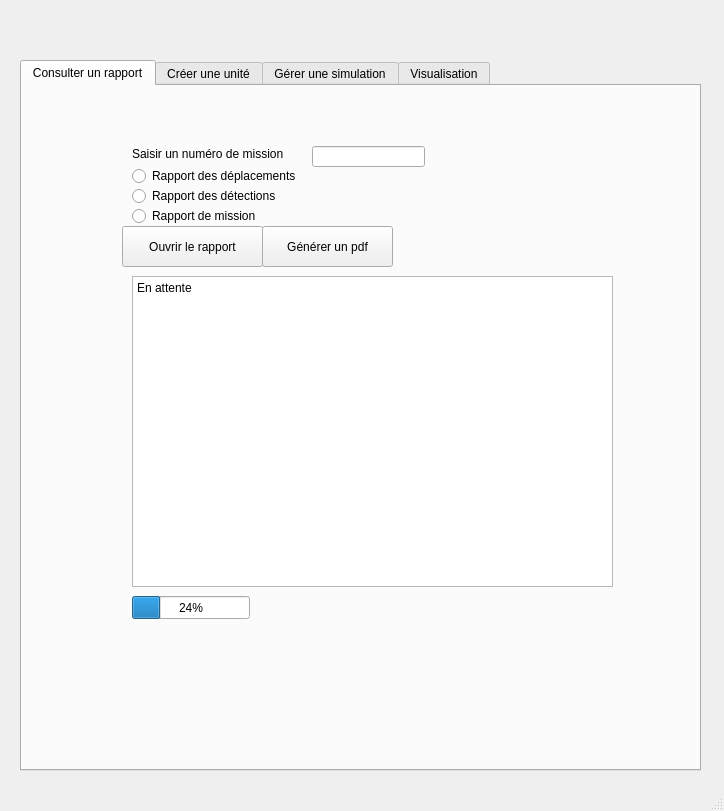
<?xml version="1.0" encoding="UTF-8"?>
<ui version="4.0">
 <class>Serveur</class>
 <widget class="QMainWindow" name="Serveur">
  <property name="windowModality">
   <enum>Qt::NonModal</enum>
  </property>
  <property name="geometry">
   <rect>
    <x>0</x>
    <y>0</y>
    <width>724</width>
    <height>811</height>
   </rect>
  </property>
  <property name="windowTitle">
   <string>Serveur</string>
  </property>
  <property name="documentMode">
   <bool>false</bool>
  </property>
  <property name="tabShape">
   <enum>QTabWidget::Triangular</enum>
  </property>
  <widget class="QWidget" name="centralwidget">
   <widget class="QTabWidget" name="tabWidget">
    <property name="geometry">
     <rect>
      <x>20</x>
      <y>60</y>
      <width>681</width>
      <height>711</height>
     </rect>
    </property>
    <property name="currentIndex">
     <number>0</number>
    </property>
    <widget class="QWidget" name="tab1">
     <attribute name="title">
      <string>Consulter un rapport</string>
     </attribute>
     <widget class="QLineEdit" name="lineEdit">
      <property name="geometry">
       <rect>
        <x>290</x>
        <y>60</y>
        <width>113</width>
        <height>21</height>
       </rect>
      </property>
     </widget>
     <widget class="QLabel" name="label">
      <property name="geometry">
       <rect>
        <x>110</x>
        <y>60</y>
        <width>181</width>
        <height>16</height>
       </rect>
      </property>
      <property name="text">
       <string>Saisir un numéro de mission</string>
      </property>
     </widget>
     <widget class="QPushButton" name="pushButton_4">
      <property name="geometry">
       <rect>
        <x>100</x>
        <y>140</y>
        <width>141</width>
        <height>41</height>
       </rect>
      </property>
      <property name="text">
       <string>Ouvrir le rapport</string>
      </property>
     </widget>
     <widget class="QRadioButton" name="radioButton">
      <property name="geometry">
       <rect>
        <x>110</x>
        <y>80</y>
        <width>211</width>
        <height>20</height>
       </rect>
      </property>
      <property name="text">
       <string>Rapport des déplacements</string>
      </property>
     </widget>
     <widget class="QRadioButton" name="radioButton_2">
      <property name="geometry">
       <rect>
        <x>110</x>
        <y>100</y>
        <width>201</width>
        <height>20</height>
       </rect>
      </property>
      <property name="text">
       <string>Rapport des détections</string>
      </property>
     </widget>
     <widget class="QRadioButton" name="radioButton_3">
      <property name="geometry">
       <rect>
        <x>110</x>
        <y>120</y>
        <width>151</width>
        <height>20</height>
       </rect>
      </property>
      <property name="text">
       <string>Rapport de mission</string>
      </property>
     </widget>
     <widget class="QPlainTextEdit" name="plainTextEdit">
      <property name="geometry">
       <rect>
        <x>110</x>
        <y>190</y>
        <width>481</width>
        <height>311</height>
       </rect>
      </property>
      <property name="plainText">
       <string>En attente</string>
      </property>
     </widget>
     <widget class="QPushButton" name="pushButton">
      <property name="geometry">
       <rect>
        <x>240</x>
        <y>140</y>
        <width>131</width>
        <height>41</height>
       </rect>
      </property>
      <property name="text">
       <string>Générer un pdf</string>
      </property>
     </widget>
     <widget class="QProgressBar" name="progressBar">
      <property name="geometry">
       <rect>
        <x>110</x>
        <y>510</y>
        <width>118</width>
        <height>23</height>
       </rect>
      </property>
      <property name="value">
       <number>24</number>
      </property>
     </widget>
    </widget>
    <widget class="QWidget" name="tab_2">
     <attribute name="title">
      <string>Créer une unité</string>
     </attribute>
     <widget class="QPushButton" name="pushButton_2">
      <property name="geometry">
       <rect>
        <x>200</x>
        <y>70</y>
        <width>113</width>
        <height>32</height>
       </rect>
      </property>
      <property name="text">
       <string>Saisir drône</string>
      </property>
     </widget>
     <widget class="QPushButton" name="pushButton_5">
      <property name="geometry">
       <rect>
        <x>200</x>
        <y>100</y>
        <width>113</width>
        <height>32</height>
       </rect>
      </property>
      <property name="text">
       <string>Saisir navire</string>
      </property>
     </widget>
     <widget class="QPushButton" name="pushButton_6">
      <property name="geometry">
       <rect>
        <x>260</x>
        <y>420</y>
        <width>111</width>
        <height>31</height>
       </rect>
      </property>
      <property name="text">
       <string>Créer l'unité</string>
      </property>
     </widget>
     <widget class="QListView" name="listView">
      <property name="geometry">
       <rect>
        <x>320</x>
        <y>60</y>
        <width>241</width>
        <height>221</height>
       </rect>
      </property>
     </widget>
     <widget class="QLabel" name="label_2">
      <property name="geometry">
       <rect>
        <x>320</x>
        <y>310</y>
        <width>141</width>
        <height>16</height>
       </rect>
      </property>
      <property name="text">
       <string>Nombres disponibles:</string>
      </property>
     </widget>
     <widget class="QSpinBox" name="spinBox">
      <property name="geometry">
       <rect>
        <x>410</x>
        <y>350</y>
        <width>42</width>
        <height>22</height>
       </rect>
      </property>
     </widget>
     <widget class="QSpinBox" name="spinBox_2">
      <property name="geometry">
       <rect>
        <x>410</x>
        <y>380</y>
        <width>42</width>
        <height>22</height>
       </rect>
      </property>
     </widget>
     <widget class="QLabel" name="label_3">
      <property name="geometry">
       <rect>
        <x>190</x>
        <y>350</y>
        <width>201</width>
        <height>20</height>
       </rect>
      </property>
      <property name="text">
       <string>Sélectionner nb drônes souhaités</string>
      </property>
     </widget>
     <widget class="QLabel" name="label_4">
      <property name="geometry">
       <rect>
        <x>190</x>
        <y>380</y>
        <width>221</width>
        <height>16</height>
       </rect>
      </property>
      <property name="text">
       <string>Sélectionner nb navires souhaités</string>
      </property>
     </widget>
     <widget class="QSlider" name="verticalSlider">
      <property name="geometry">
       <rect>
        <x>570</x>
        <y>70</y>
        <width>22</width>
        <height>221</height>
       </rect>
      </property>
      <property name="orientation">
       <enum>Qt::Vertical</enum>
      </property>
     </widget>
     <widget class="QLineEdit" name="lineEdit_2">
      <property name="geometry">
       <rect>
        <x>460</x>
        <y>310</y>
        <width>101</width>
        <height>21</height>
       </rect>
      </property>
     </widget>
     <widget class="QProgressBar" name="progressBar_2">
      <property name="geometry">
       <rect>
        <x>320</x>
        <y>290</y>
        <width>131</width>
        <height>16</height>
       </rect>
      </property>
      <property name="value">
       <number>24</number>
      </property>
     </widget>
     <widget class="QPushButton" name="pushButton_3">
      <property name="geometry">
       <rect>
        <x>370</x>
        <y>420</y>
        <width>113</width>
        <height>32</height>
       </rect>
      </property>
      <property name="text">
       <string>Réinitialisé</string>
      </property>
     </widget>
     <widget class="QPushButton" name="pushButton_10">
      <property name="geometry">
       <rect>
        <x>260</x>
        <y>460</y>
        <width>221</width>
        <height>31</height>
       </rect>
      </property>
      <property name="text">
       <string>Créer une simulation</string>
      </property>
     </widget>
    </widget>
    <widget class="QWidget" name="tab">
     <attribute name="title">
      <string>Gérer une simulation</string>
     </attribute>
     <widget class="QTabWidget" name="tabWidget_2">
      <property name="geometry">
       <rect>
        <x>40</x>
        <y>70</y>
        <width>591</width>
        <height>461</height>
       </rect>
      </property>
      <property name="currentIndex">
       <number>0</number>
      </property>
      <widget class="QWidget" name="tab_3">
       <attribute name="title">
        <string>Définir terrain</string>
       </attribute>
       <widget class="QLabel" name="label_15">
        <property name="geometry">
         <rect>
          <x>70</x>
          <y>60</y>
          <width>60</width>
          <height>16</height>
         </rect>
        </property>
        <property name="text">
         <string>Point A:</string>
        </property>
       </widget>
       <widget class="QLabel" name="label_16">
        <property name="geometry">
         <rect>
          <x>100</x>
          <y>90</y>
          <width>60</width>
          <height>16</height>
         </rect>
        </property>
        <property name="text">
         <string>- Latitude</string>
        </property>
       </widget>
       <widget class="QLabel" name="label_17">
        <property name="geometry">
         <rect>
          <x>100</x>
          <y>120</y>
          <width>71</width>
          <height>16</height>
         </rect>
        </property>
        <property name="text">
         <string>- Longitude</string>
        </property>
       </widget>
       <widget class="QLabel" name="label_18">
        <property name="geometry">
         <rect>
          <x>380</x>
          <y>90</y>
          <width>60</width>
          <height>16</height>
         </rect>
        </property>
        <property name="text">
         <string>N</string>
        </property>
       </widget>
       <widget class="QLabel" name="label_19">
        <property name="geometry">
         <rect>
          <x>380</x>
          <y>120</y>
          <width>60</width>
          <height>16</height>
         </rect>
        </property>
        <property name="text">
         <string>W</string>
        </property>
       </widget>
       <widget class="QLabel" name="label_20">
        <property name="geometry">
         <rect>
          <x>70</x>
          <y>170</y>
          <width>60</width>
          <height>16</height>
         </rect>
        </property>
        <property name="text">
         <string>Point B:</string>
        </property>
       </widget>
       <widget class="QLabel" name="label_21">
        <property name="geometry">
         <rect>
          <x>100</x>
          <y>200</y>
          <width>60</width>
          <height>16</height>
         </rect>
        </property>
        <property name="text">
         <string>- Latitiude</string>
        </property>
       </widget>
       <widget class="QLabel" name="label_22">
        <property name="geometry">
         <rect>
          <x>100</x>
          <y>220</y>
          <width>71</width>
          <height>16</height>
         </rect>
        </property>
        <property name="text">
         <string>- Longitude</string>
        </property>
       </widget>
       <widget class="QLabel" name="label_23">
        <property name="geometry">
         <rect>
          <x>380</x>
          <y>200</y>
          <width>60</width>
          <height>16</height>
         </rect>
        </property>
        <property name="text">
         <string>N</string>
        </property>
       </widget>
       <widget class="QLabel" name="label_24">
        <property name="geometry">
         <rect>
          <x>380</x>
          <y>230</y>
          <width>60</width>
          <height>16</height>
         </rect>
        </property>
        <property name="text">
         <string>W</string>
        </property>
       </widget>
       <widget class="QLabel" name="label_25">
        <property name="geometry">
         <rect>
          <x>70</x>
          <y>270</y>
          <width>60</width>
          <height>16</height>
         </rect>
        </property>
        <property name="text">
         <string>Point C:</string>
        </property>
       </widget>
       <widget class="QLabel" name="label_26">
        <property name="geometry">
         <rect>
          <x>100</x>
          <y>300</y>
          <width>60</width>
          <height>16</height>
         </rect>
        </property>
        <property name="text">
         <string>-Latitude</string>
        </property>
       </widget>
       <widget class="QLabel" name="label_27">
        <property name="geometry">
         <rect>
          <x>100</x>
          <y>320</y>
          <width>71</width>
          <height>16</height>
         </rect>
        </property>
        <property name="text">
         <string>-Longitude</string>
        </property>
       </widget>
       <widget class="QLabel" name="label_28">
        <property name="geometry">
         <rect>
          <x>380</x>
          <y>300</y>
          <width>60</width>
          <height>16</height>
         </rect>
        </property>
        <property name="text">
         <string>N</string>
        </property>
       </widget>
       <widget class="QLabel" name="label_29">
        <property name="geometry">
         <rect>
          <x>380</x>
          <y>320</y>
          <width>60</width>
          <height>16</height>
         </rect>
        </property>
        <property name="text">
         <string>W</string>
        </property>
       </widget>
       <widget class="QDoubleSpinBox" name="doubleSpinBox_9">
        <property name="geometry">
         <rect>
          <x>180</x>
          <y>90</y>
          <width>62</width>
          <height>22</height>
         </rect>
        </property>
       </widget>
       <widget class="QDoubleSpinBox" name="doubleSpinBox_10">
        <property name="geometry">
         <rect>
          <x>240</x>
          <y>90</y>
          <width>62</width>
          <height>22</height>
         </rect>
        </property>
       </widget>
       <widget class="QDoubleSpinBox" name="doubleSpinBox_11">
        <property name="geometry">
         <rect>
          <x>310</x>
          <y>90</y>
          <width>62</width>
          <height>22</height>
         </rect>
        </property>
       </widget>
       <widget class="QDoubleSpinBox" name="doubleSpinBox_12">
        <property name="geometry">
         <rect>
          <x>180</x>
          <y>120</y>
          <width>62</width>
          <height>22</height>
         </rect>
        </property>
       </widget>
       <widget class="QDoubleSpinBox" name="doubleSpinBox_13">
        <property name="geometry">
         <rect>
          <x>250</x>
          <y>120</y>
          <width>62</width>
          <height>22</height>
         </rect>
        </property>
       </widget>
       <widget class="QDoubleSpinBox" name="doubleSpinBox_14">
        <property name="geometry">
         <rect>
          <x>310</x>
          <y>120</y>
          <width>62</width>
          <height>22</height>
         </rect>
        </property>
       </widget>
       <widget class="QDoubleSpinBox" name="doubleSpinBox_15">
        <property name="geometry">
         <rect>
          <x>180</x>
          <y>200</y>
          <width>62</width>
          <height>22</height>
         </rect>
        </property>
       </widget>
       <widget class="QDoubleSpinBox" name="doubleSpinBox_16">
        <property name="geometry">
         <rect>
          <x>240</x>
          <y>200</y>
          <width>62</width>
          <height>22</height>
         </rect>
        </property>
       </widget>
       <widget class="QDoubleSpinBox" name="doubleSpinBox_17">
        <property name="geometry">
         <rect>
          <x>300</x>
          <y>200</y>
          <width>62</width>
          <height>22</height>
         </rect>
        </property>
       </widget>
       <widget class="QDoubleSpinBox" name="doubleSpinBox_18">
        <property name="geometry">
         <rect>
          <x>180</x>
          <y>220</y>
          <width>62</width>
          <height>22</height>
         </rect>
        </property>
       </widget>
       <widget class="QDoubleSpinBox" name="doubleSpinBox_19">
        <property name="geometry">
         <rect>
          <x>240</x>
          <y>220</y>
          <width>62</width>
          <height>22</height>
         </rect>
        </property>
       </widget>
       <widget class="QDoubleSpinBox" name="doubleSpinBox_20">
        <property name="geometry">
         <rect>
          <x>300</x>
          <y>220</y>
          <width>62</width>
          <height>22</height>
         </rect>
        </property>
       </widget>
       <widget class="QDoubleSpinBox" name="doubleSpinBox_21">
        <property name="geometry">
         <rect>
          <x>180</x>
          <y>300</y>
          <width>62</width>
          <height>22</height>
         </rect>
        </property>
       </widget>
       <widget class="QDoubleSpinBox" name="doubleSpinBox_22">
        <property name="geometry">
         <rect>
          <x>240</x>
          <y>300</y>
          <width>62</width>
          <height>22</height>
         </rect>
        </property>
       </widget>
       <widget class="QDoubleSpinBox" name="doubleSpinBox_23">
        <property name="geometry">
         <rect>
          <x>300</x>
          <y>300</y>
          <width>62</width>
          <height>22</height>
         </rect>
        </property>
       </widget>
       <widget class="QDoubleSpinBox" name="doubleSpinBox_24">
        <property name="geometry">
         <rect>
          <x>180</x>
          <y>320</y>
          <width>62</width>
          <height>22</height>
         </rect>
        </property>
       </widget>
       <widget class="QDoubleSpinBox" name="doubleSpinBox_25">
        <property name="geometry">
         <rect>
          <x>240</x>
          <y>320</y>
          <width>62</width>
          <height>22</height>
         </rect>
        </property>
       </widget>
       <widget class="QDoubleSpinBox" name="doubleSpinBox_26">
        <property name="geometry">
         <rect>
          <x>300</x>
          <y>320</y>
          <width>62</width>
          <height>22</height>
         </rect>
        </property>
       </widget>
       <widget class="QLabel" name="label_30">
        <property name="geometry">
         <rect>
          <x>40</x>
          <y>30</y>
          <width>521</width>
          <height>16</height>
         </rect>
        </property>
        <property name="text">
         <string>Veuillez définir un terrain triangulaire dans le système de coordonnées de navigation</string>
        </property>
       </widget>
       <widget class="QPushButton" name="pushButton_9">
        <property name="geometry">
         <rect>
          <x>400</x>
          <y>370</y>
          <width>113</width>
          <height>32</height>
         </rect>
        </property>
        <property name="text">
         <string>Relier</string>
        </property>
       </widget>
      </widget>
      <widget class="QWidget" name="tab_4">
       <attribute name="title">
        <string>Placer unités</string>
       </attribute>
       <widget class="QDoubleSpinBox" name="doubleSpinBox">
        <property name="geometry">
         <rect>
          <x>150</x>
          <y>70</y>
          <width>62</width>
          <height>22</height>
         </rect>
        </property>
       </widget>
       <widget class="QDoubleSpinBox" name="doubleSpinBox_2">
        <property name="geometry">
         <rect>
          <x>220</x>
          <y>70</y>
          <width>62</width>
          <height>22</height>
         </rect>
        </property>
       </widget>
       <widget class="QDoubleSpinBox" name="doubleSpinBox_3">
        <property name="geometry">
         <rect>
          <x>290</x>
          <y>70</y>
          <width>62</width>
          <height>22</height>
         </rect>
        </property>
       </widget>
       <widget class="QDoubleSpinBox" name="doubleSpinBox_4">
        <property name="geometry">
         <rect>
          <x>150</x>
          <y>100</y>
          <width>62</width>
          <height>22</height>
         </rect>
        </property>
       </widget>
       <widget class="QDoubleSpinBox" name="doubleSpinBox_5">
        <property name="geometry">
         <rect>
          <x>220</x>
          <y>100</y>
          <width>62</width>
          <height>22</height>
         </rect>
        </property>
       </widget>
       <widget class="QDoubleSpinBox" name="doubleSpinBox_6">
        <property name="geometry">
         <rect>
          <x>290</x>
          <y>100</y>
          <width>62</width>
          <height>22</height>
         </rect>
        </property>
       </widget>
       <widget class="QLabel" name="label_8">
        <property name="geometry">
         <rect>
          <x>80</x>
          <y>100</y>
          <width>60</width>
          <height>16</height>
         </rect>
        </property>
        <property name="text">
         <string>Longitude</string>
        </property>
       </widget>
       <widget class="QLabel" name="label_9">
        <property name="geometry">
         <rect>
          <x>80</x>
          <y>70</y>
          <width>60</width>
          <height>16</height>
         </rect>
        </property>
        <property name="text">
         <string>Latitude</string>
        </property>
       </widget>
       <widget class="QLabel" name="label_10">
        <property name="geometry">
         <rect>
          <x>80</x>
          <y>190</y>
          <width>81</width>
          <height>16</height>
         </rect>
        </property>
        <property name="text">
         <string>Heure (UTC)</string>
        </property>
       </widget>
       <widget class="QLabel" name="label_11">
        <property name="geometry">
         <rect>
          <x>80</x>
          <y>130</y>
          <width>60</width>
          <height>16</height>
         </rect>
        </property>
        <property name="text">
         <string>Direction</string>
        </property>
       </widget>
       <widget class="QDoubleSpinBox" name="doubleSpinBox_7">
        <property name="geometry">
         <rect>
          <x>150</x>
          <y>130</y>
          <width>62</width>
          <height>22</height>
         </rect>
        </property>
       </widget>
       <widget class="QLabel" name="label_12">
        <property name="geometry">
         <rect>
          <x>80</x>
          <y>160</y>
          <width>111</width>
          <height>16</height>
         </rect>
        </property>
        <property name="text">
         <string>Vitesse (noeuds)</string>
        </property>
       </widget>
       <widget class="QDoubleSpinBox" name="doubleSpinBox_8">
        <property name="geometry">
         <rect>
          <x>190</x>
          <y>160</y>
          <width>62</width>
          <height>22</height>
         </rect>
        </property>
       </widget>
       <widget class="QSpinBox" name="spinBox_4">
        <property name="geometry">
         <rect>
          <x>170</x>
          <y>190</y>
          <width>42</width>
          <height>22</height>
         </rect>
        </property>
       </widget>
       <widget class="QSpinBox" name="spinBox_5">
        <property name="geometry">
         <rect>
          <x>220</x>
          <y>190</y>
          <width>42</width>
          <height>22</height>
         </rect>
        </property>
       </widget>
       <widget class="QSpinBox" name="spinBox_6">
        <property name="geometry">
         <rect>
          <x>270</x>
          <y>190</y>
          <width>42</width>
          <height>22</height>
         </rect>
        </property>
       </widget>
       <widget class="QPushButton" name="pushButton_8">
        <property name="geometry">
         <rect>
          <x>280</x>
          <y>230</y>
          <width>113</width>
          <height>32</height>
         </rect>
        </property>
        <property name="text">
         <string>Placer</string>
        </property>
       </widget>
       <widget class="QLabel" name="label_13">
        <property name="geometry">
         <rect>
          <x>360</x>
          <y>70</y>
          <width>60</width>
          <height>16</height>
         </rect>
        </property>
        <property name="text">
         <string>N</string>
        </property>
       </widget>
       <widget class="QLabel" name="label_14">
        <property name="geometry">
         <rect>
          <x>360</x>
          <y>100</y>
          <width>60</width>
          <height>16</height>
         </rect>
        </property>
        <property name="text">
         <string>W</string>
        </property>
       </widget>
      </widget>
      <widget class="QWidget" name="tab_5">
       <attribute name="title">
        <string>Définir mode opération</string>
       </attribute>
       <widget class="QCheckBox" name="checkBox">
        <property name="geometry">
         <rect>
          <x>220</x>
          <y>90</y>
          <width>87</width>
          <height>20</height>
         </rect>
        </property>
        <property name="text">
         <string>Repérage</string>
        </property>
       </widget>
       <widget class="QCheckBox" name="checkBox_2">
        <property name="geometry">
         <rect>
          <x>220</x>
          <y>110</y>
          <width>101</width>
          <height>20</height>
         </rect>
        </property>
        <property name="text">
         <string>Surveillance</string>
        </property>
       </widget>
       <widget class="QCheckBox" name="checkBox_3">
        <property name="geometry">
         <rect>
          <x>220</x>
          <y>130</y>
          <width>87</width>
          <height>20</height>
         </rect>
        </property>
        <property name="text">
         <string>Attaque</string>
        </property>
       </widget>
       <widget class="QCheckBox" name="checkBox_4">
        <property name="geometry">
         <rect>
          <x>220</x>
          <y>150</y>
          <width>151</width>
          <height>20</height>
         </rect>
        </property>
        <property name="text">
         <string>Branchir une zone</string>
        </property>
       </widget>
       <widget class="QLabel" name="label_31">
        <property name="geometry">
         <rect>
          <x>140</x>
          <y>50</y>
          <width>131</width>
          <height>20</height>
         </rect>
        </property>
        <property name="text">
         <string>Choisir votre unité:</string>
        </property>
       </widget>
       <widget class="QComboBox" name="comboBox_2">
        <property name="geometry">
         <rect>
          <x>270</x>
          <y>50</y>
          <width>91</width>
          <height>32</height>
         </rect>
        </property>
       </widget>
       <widget class="QPushButton" name="pushButton_11">
        <property name="geometry">
         <rect>
          <x>230</x>
          <y>180</y>
          <width>113</width>
          <height>32</height>
         </rect>
        </property>
        <property name="text">
         <string>Confirmer</string>
        </property>
       </widget>
      </widget>
      <widget class="QWidget" name="tab4">
       <attribute name="title">
        <string>Définir OPFOR</string>
       </attribute>
       <widget class="QSpinBox" name="spinBox_3">
        <property name="geometry">
         <rect>
          <x>300</x>
          <y>80</y>
          <width>42</width>
          <height>22</height>
         </rect>
        </property>
       </widget>
       <widget class="QLabel" name="label_5">
        <property name="geometry">
         <rect>
          <x>180</x>
          <y>80</y>
          <width>111</width>
          <height>20</height>
         </rect>
        </property>
        <property name="text">
         <string>Nb drônes actifs</string>
        </property>
       </widget>
       <widget class="QLabel" name="label_7">
        <property name="geometry">
         <rect>
          <x>180</x>
          <y>100</y>
          <width>121</width>
          <height>16</height>
         </rect>
        </property>
        <property name="text">
         <string>Mode opération :</string>
        </property>
       </widget>
       <widget class="QCheckBox" name="checkBox_5">
        <property name="geometry">
         <rect>
          <x>300</x>
          <y>100</y>
          <width>87</width>
          <height>20</height>
         </rect>
        </property>
        <property name="text">
         <string>Offensive</string>
        </property>
       </widget>
       <widget class="QCheckBox" name="checkBox_6">
        <property name="geometry">
         <rect>
          <x>390</x>
          <y>100</y>
          <width>87</width>
          <height>20</height>
         </rect>
        </property>
        <property name="text">
         <string>Passive</string>
        </property>
       </widget>
       <widget class="QPushButton" name="pushButton_7">
        <property name="geometry">
         <rect>
          <x>250</x>
          <y>140</y>
          <width>113</width>
          <height>32</height>
         </rect>
        </property>
        <property name="text">
         <string>Appliquer</string>
        </property>
       </widget>
       <widget class="QLabel" name="label_6">
        <property name="geometry">
         <rect>
          <x>160</x>
          <y>60</y>
          <width>111</width>
          <height>20</height>
         </rect>
        </property>
        <property name="text">
         <string>Saisir &lt;id&gt; unités</string>
        </property>
       </widget>
       <widget class="QComboBox" name="comboBox">
        <property name="geometry">
         <rect>
          <x>300</x>
          <y>50</y>
          <width>121</width>
          <height>32</height>
         </rect>
        </property>
       </widget>
      </widget>
      <widget class="QWidget" name="tab_6">
       <attribute name="title">
        <string>Attribuer Client</string>
       </attribute>
       <widget class="QPushButton" name="pushButton_12">
        <property name="geometry">
         <rect>
          <x>190</x>
          <y>280</y>
          <width>151</width>
          <height>32</height>
         </rect>
        </property>
        <property name="text">
         <string>Attribuer le client</string>
        </property>
       </widget>
       <widget class="QLabel" name="label_32">
        <property name="geometry">
         <rect>
          <x>190</x>
          <y>200</y>
          <width>111</width>
          <height>20</height>
         </rect>
        </property>
        <property name="text">
         <string>Choisir &lt;id&gt; Client</string>
        </property>
       </widget>
       <widget class="QSpinBox" name="spinBox_7">
        <property name="geometry">
         <rect>
          <x>320</x>
          <y>200</y>
          <width>42</width>
          <height>22</height>
         </rect>
        </property>
       </widget>
       <widget class="QSpinBox" name="spinBox_8">
        <property name="geometry">
         <rect>
          <x>220</x>
          <y>250</y>
          <width>42</width>
          <height>22</height>
         </rect>
        </property>
       </widget>
       <widget class="QLabel" name="label_33">
        <property name="geometry">
         <rect>
          <x>270</x>
          <y>250</y>
          <width>60</width>
          <height>16</height>
         </rect>
        </property>
        <property name="text">
         <string>minutes</string>
        </property>
       </widget>
       <widget class="QRadioButton" name="radioButton_6">
        <property name="geometry">
         <rect>
          <x>190</x>
          <y>230</y>
          <width>171</width>
          <height>20</height>
         </rect>
        </property>
        <property name="text">
         <string>Imposer une durée</string>
        </property>
       </widget>
      </widget>
     </widget>
     <widget class="QPushButton" name="pushButton_13">
      <property name="geometry">
       <rect>
        <x>220</x>
        <y>610</y>
        <width>241</width>
        <height>41</height>
       </rect>
      </property>
      <property name="text">
       <string>Lancer la simulation</string>
      </property>
     </widget>
     <widget class="QRadioButton" name="radioButton_4">
      <property name="geometry">
       <rect>
        <x>280</x>
        <y>550</y>
        <width>121</width>
        <height>20</height>
       </rect>
      </property>
      <property name="text">
       <string>Mode en direct</string>
      </property>
     </widget>
     <widget class="QRadioButton" name="radioButton_5">
      <property name="geometry">
       <rect>
        <x>280</x>
        <y>580</y>
        <width>100</width>
        <height>20</height>
       </rect>
      </property>
      <property name="text">
       <string>Mode replay</string>
      </property>
     </widget>
    </widget>
    <widget class="QWidget" name="tab_7">
     <attribute name="title">
      <string>Visualisation</string>
     </attribute>
     <widget class="QGroupBox" name="groupBox">
      <property name="geometry">
       <rect>
        <x>10</x>
        <y>50</y>
        <width>141</width>
        <height>461</height>
       </rect>
      </property>
      <property name="title">
       <string>Messages</string>
      </property>
     </widget>
     <widget class="QGroupBox" name="groupBox_2">
      <property name="geometry">
       <rect>
        <x>10</x>
        <y>520</y>
        <width>651</width>
        <height>131</height>
       </rect>
      </property>
      <property name="title">
       <string>Informations</string>
      </property>
     </widget>
     <widget class="QGroupBox" name="groupBox_3">
      <property name="geometry">
       <rect>
        <x>170</x>
        <y>50</y>
        <width>471</width>
        <height>461</height>
       </rect>
      </property>
      <property name="title">
       <string>SITAC</string>
      </property>
      <widget class="QFrame" name="frame">
       <property name="geometry">
        <rect>
         <x>0</x>
         <y>20</y>
         <width>471</width>
         <height>431</height>
        </rect>
       </property>
       <property name="frameShape">
        <enum>QFrame::StyledPanel</enum>
       </property>
       <property name="frameShadow">
        <enum>QFrame::Raised</enum>
       </property>
      </widget>
     </widget>
    </widget>
   </widget>
  </widget>
  <widget class="QStatusBar" name="statusbar"/>
 </widget>
 <resources/>
 <connections/>
</ui>
